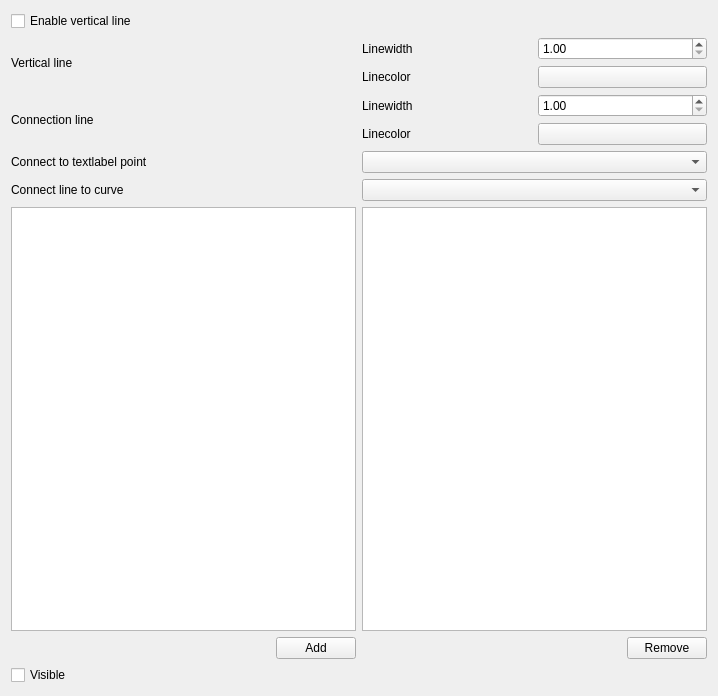
<?xml version="1.0" encoding="UTF-8"?>
<ui version="4.0">
 <class>WorksheetInfoElementDock</class>
 <widget class="QWidget" name="WorksheetInfoElementDock">
  <property name="geometry">
   <rect>
    <x>0</x>
    <y>0</y>
    <width>718</width>
    <height>696</height>
   </rect>
  </property>
  <property name="windowTitle">
   <string>Form</string>
  </property>
  <layout class="QVBoxLayout" name="verticalLayout_3">
   <item>
    <widget class="QCheckBox" name="chbXPosLineVisible">
     <property name="text">
      <string>Enable vertical line</string>
     </property>
    </widget>
   </item>
   <item>
    <layout class="QHBoxLayout" name="horizontalLayout_2">
     <item>
      <widget class="QLabel" name="label">
       <property name="text">
        <string>Vertical line</string>
       </property>
      </widget>
     </item>
     <item>
      <layout class="QGridLayout" name="gridLayout">
       <item row="0" column="0">
        <widget class="QLabel" name="label_6">
         <property name="text">
          <string>Linewidth</string>
         </property>
        </widget>
       </item>
       <item row="1" column="0">
        <widget class="QLabel" name="label_4">
         <property name="text">
          <string>Linecolor</string>
         </property>
        </widget>
       </item>
       <item row="1" column="2">
        <widget class="KColorButton" name="kcbXPosLineColor"/>
       </item>
       <item row="0" column="2">
        <widget class="QDoubleSpinBox" name="sbXPosLineWidth">
         <property name="minimum">
          <double>1.000000000000000</double>
         </property>
        </widget>
       </item>
      </layout>
     </item>
    </layout>
   </item>
   <item>
    <layout class="QHBoxLayout" name="horizontalLayout">
     <item>
      <widget class="QLabel" name="label_2">
       <property name="text">
        <string>Connection line</string>
       </property>
      </widget>
     </item>
     <item>
      <layout class="QGridLayout" name="gridLayout_2">
       <item row="0" column="0">
        <widget class="QLabel" name="label_3">
         <property name="text">
          <string>Linewidth</string>
         </property>
        </widget>
       </item>
       <item row="1" column="0">
        <widget class="QLabel" name="label_5">
         <property name="text">
          <string>Linecolor</string>
         </property>
        </widget>
       </item>
       <item row="1" column="2">
        <widget class="KColorButton" name="kcbConnectionLineColor"/>
       </item>
       <item row="0" column="2">
        <widget class="QDoubleSpinBox" name="sbConnectionLineWidth">
         <property name="minimum">
          <double>1.000000000000000</double>
         </property>
        </widget>
       </item>
      </layout>
     </item>
    </layout>
   </item>
   <item>
    <layout class="QHBoxLayout" name="horizontalLayout_7">
     <item>
      <widget class="QLabel" name="label_7">
       <property name="text">
        <string>Connect to textlabel point</string>
       </property>
      </widget>
     </item>
     <item>
      <widget class="QComboBox" name="cb_gluePoint"/>
     </item>
    </layout>
   </item>
   <item>
    <layout class="QHBoxLayout" name="horizontalLayout_6">
     <item>
      <widget class="QLabel" name="label_8">
       <property name="text">
        <string>Connect line to curve</string>
       </property>
      </widget>
     </item>
     <item>
      <widget class="QComboBox" name="cb_curve"/>
     </item>
    </layout>
   </item>
   <item>
    <layout class="QHBoxLayout" name="horizontalLayout_5">
     <item>
      <layout class="QVBoxLayout" name="verticalLayout">
       <item>
        <widget class="QListWidget" name="lstAvailableCurves">
         <property name="selectionMode">
          <enum>QAbstractItemView::MultiSelection</enum>
         </property>
        </widget>
       </item>
       <item>
        <layout class="QHBoxLayout" name="horizontalLayout_4">
         <item>
          <spacer name="horizontalSpacer">
           <property name="orientation">
            <enum>Qt::Horizontal</enum>
           </property>
           <property name="sizeHint" stdset="0">
            <size>
             <width>40</width>
             <height>20</height>
            </size>
           </property>
          </spacer>
         </item>
         <item>
          <widget class="QPushButton" name="btnAddCurve">
           <property name="text">
            <string>Add</string>
           </property>
          </widget>
         </item>
        </layout>
       </item>
      </layout>
     </item>
     <item>
      <layout class="QVBoxLayout" name="verticalLayout_2">
       <item>
        <widget class="QListWidget" name="lstSelectedCurves">
         <property name="selectionMode">
          <enum>QAbstractItemView::MultiSelection</enum>
         </property>
        </widget>
       </item>
       <item>
        <layout class="QHBoxLayout" name="horizontalLayout_3">
         <item>
          <spacer name="horizontalSpacer_2">
           <property name="orientation">
            <enum>Qt::Horizontal</enum>
           </property>
           <property name="sizeHint" stdset="0">
            <size>
             <width>40</width>
             <height>20</height>
            </size>
           </property>
          </spacer>
         </item>
         <item>
          <widget class="QPushButton" name="btnRemoveCurve">
           <property name="text">
            <string>Remove</string>
           </property>
          </widget>
         </item>
        </layout>
       </item>
      </layout>
     </item>
    </layout>
   </item>
   <item>
    <widget class="QCheckBox" name="chbVisible">
     <property name="text">
      <string>Visible</string>
     </property>
    </widget>
   </item>
  </layout>
 </widget>
 <customwidgets>
  <customwidget>
   <class>KColorButton</class>
   <extends>QPushButton</extends>
   <header>kcolorbutton.h</header>
  </customwidget>
 </customwidgets>
 <resources/>
 <connections/>
</ui>
